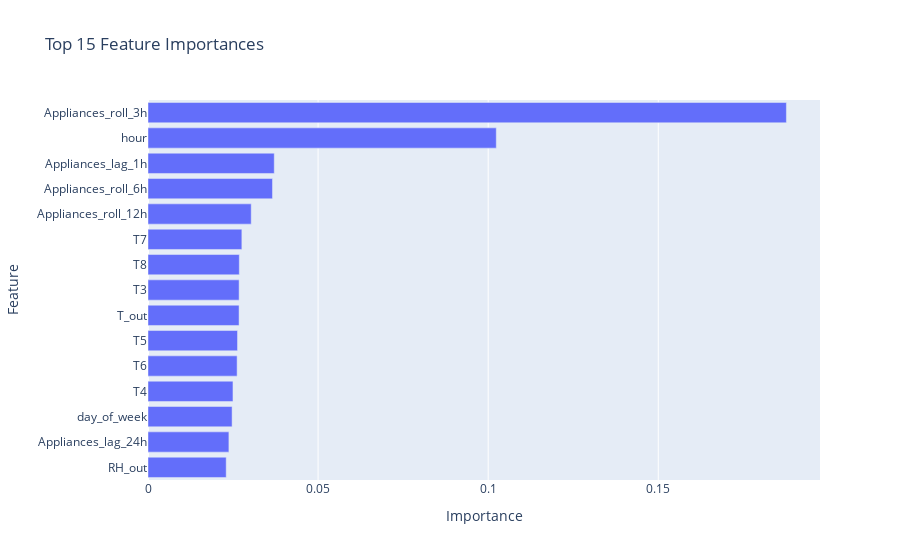

Notebook code cell kept with this figure:
### Code cell
# Feature Importance from XGBoost
xgb_model = models['XGBoost'][0]
feature_importance = pd.DataFrame({
    'Feature': X.columns,
    'Importance': xgb_model.feature_importances_
}).sort_values('Importance', ascending=False)

print("=== Top 15 Feature Importances (XGBoost) ===")
print(feature_importance.head(15))

fig = px.bar(feature_importance.head(15), x='Importance', y='Feature', orientation='h',
             title='Top 15 Feature Importances')
fig.update_layout(yaxis={'categoryorder': 'total ascending'})
fig.show()

### Figure 1 — Plotly figure (JSON) as saved in the notebook; plotly's stock layout.template omitted (floating-point values rounded to 4 significant figures)
{"data": [{"hovertemplate": "Importance=%{x}<br>Feature=%{y}<extra></extra>", "legendgroup": "", "marker": {"color": "#636efa", "pattern": {"shape": ""}}, "name": "", "orientation": "h", "showlegend": false, "textposition": "auto", "type": "bar", "x": [0.1877, 0.1024, 0.03711, 0.03659, 0.03034, 0.02759, 0.02684, 0.02679, 0.02677, 0.02631, 0.0262, 0.02498, 0.02472, 0.02378, 0.02299], "xaxis": "x", "y": ["Appliances_roll_3h", "hour", "Appliances_lag_1h", "Appliances_roll_6h", "Appliances_roll_12h", "T7", "T8", "T3", "T_out", "T5", "T6", "T4", "day_of_week", "Appliances_lag_24h", "RH_out"], "yaxis": "y"}], "layout": {"barmode": "relative", "legend": {"tracegroupgap": 0}, "title": {"text": "Top 15 Feature Importances"}, "xaxis": {"anchor": "y", "domain": [0, 1], "title": {"text": "Importance"}}, "yaxis": {"anchor": "x", "categoryorder": "total ascending", "domain": [0, 1], "title": {"text": "Feature"}}}}
